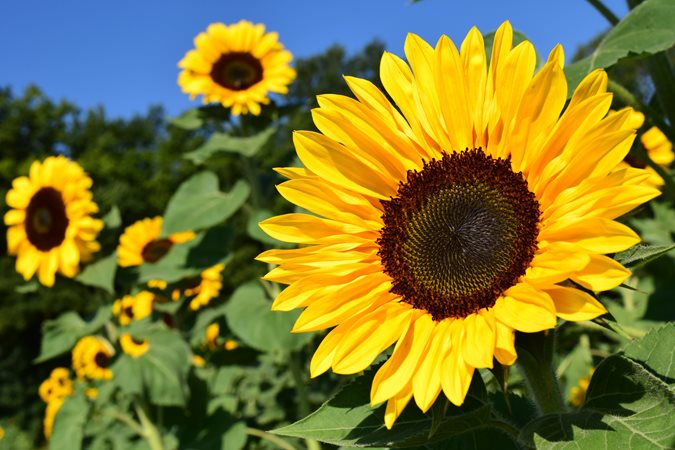
#> input picture 1/SrcImage.jpg, 675 x 450 px
$ python Code.py
#> lines starting #> are read from the running program, lines starting #| are printed output that depends on the picture
#> in load_image, image is the input picture: shape (450, 675, 3); mean B, G, R 47.9, 120.3, 125.6
import cv2
import numpy as np
import matplotlib.pyplot as pyplot

def convert_to_grayscale(image):
    height, width, channels = image.shape
#> height = 450; width = 675; channels = 3

    grayscale_image = np.zeros((height, width), dtype=np.uint8)

    for i in range(height):
        for j in range(width):
            red = image[i, j, 0]
            green = image[i, j, 1]
            blue = image[i, j, 2]
            grayscale_image[i, j] = int(0.299 * red + 0.587 * green + 0.114 * blue)
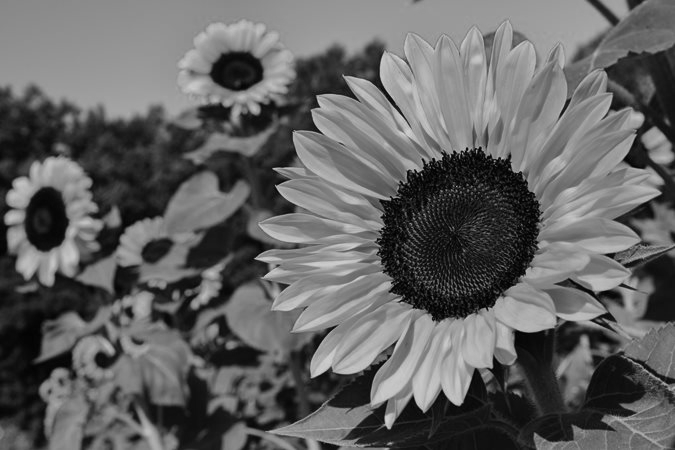
#> grayscale_image: shape (450, 675); min 1, max 214, mean 98.8

    return grayscale_image

def load_image(image_path):
    image = cv2.imread(image_path)
    if image is None:
        print(f"Failed to load image from path: {image_path}")
    return image

# Load the color image
color_image = load_image('SrcImage.jpg')

# Convert the image to grayscale
grayscale_img = convert_to_grayscale(color_image)

# Create subplots
fig, axs = pyplot.subplots(2, 3, figsize=(12, 8))

# Grid (1,1): Unprocessed grayscale image
axs[0, 0].imshow(grayscale_img, cmap='gray')
axs[0, 0].set_title('Unprocessed Grayscale')
cv2.imwrite('OPImage_1,1.jpg', grayscale_img)

# Grid (1,2): Negative image
negative_img = 255 - grayscale_img
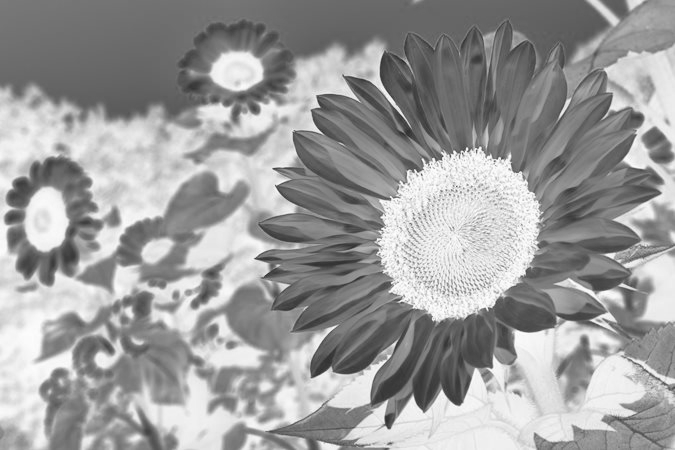
#> negative_img: shape (450, 675); min 41, max 254, mean 156.2
axs[0, 1].imshow(negative_img, cmap='gray')
axs[0, 1].set_title('Negative Image')
cv2.imwrite('OPImage_1,2.jpg', negative_img)

# Grid (1,3): Increased brightness by 20%
bright_img = grayscale_img + 0.2 * grayscale_img
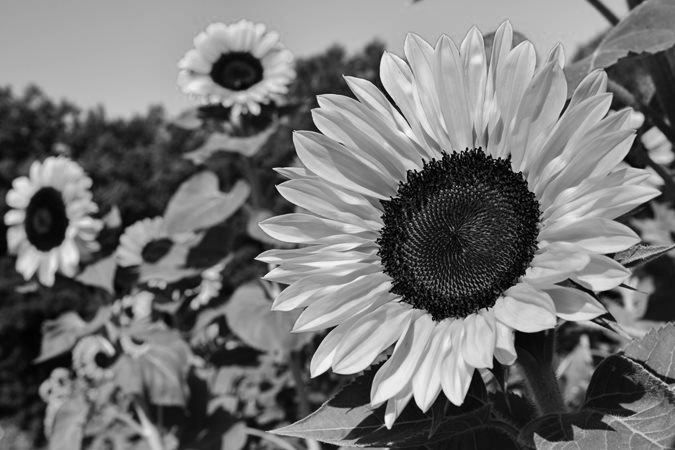
#> bright_img: shape (450, 675) float64; min 1.2, max 256.8, mean 118.5; drawn with min black and max white
bright_img = np.clip(bright_img, 0, 255).astype(np.uint8)
axs[0, 2].imshow(bright_img, cmap='gray')
axs[0, 2].set_title('Increased Brightness')
cv2.imwrite('OPImage_1,3.jpg', bright_img)

# Grid (2,1): Reduced contrast
contrast_img = np.clip(grayscale_img, 125, 175)
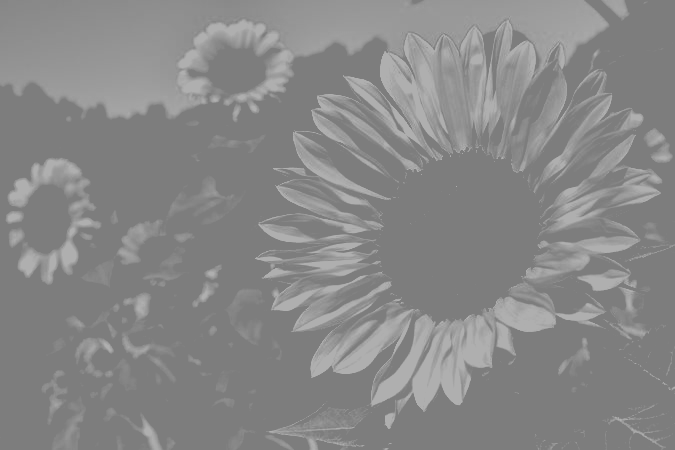
#> contrast_img: shape (450, 675); min 125, max 175, mean 135.9
axs[1, 0].imshow(contrast_img, cmap='gray')
axs[1, 0].set_title('Reduced Contrast')
cv2.imwrite('OPImage_2,1.jpg', contrast_img)

# Grid (2,2): Reduced gray level depth to 4bpp
four_bpp_img = (grayscale_img // 64) * 64
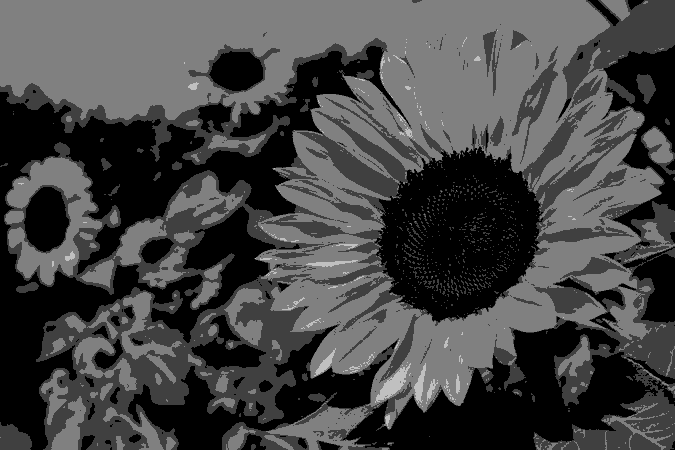
#> four_bpp_img: shape (450, 675); min 0, max 192, mean 69.3
axs[1, 1].imshow(four_bpp_img, cmap='gray')
axs[1, 1].set_title('4-bit Grayscale')
cv2.imwrite('OPImage_2,2.jpg', four_bpp_img)

# Grid (2,3): Vertical mirror image
mirror_img = grayscale_img[:, ::-1]  # Reverse the columns
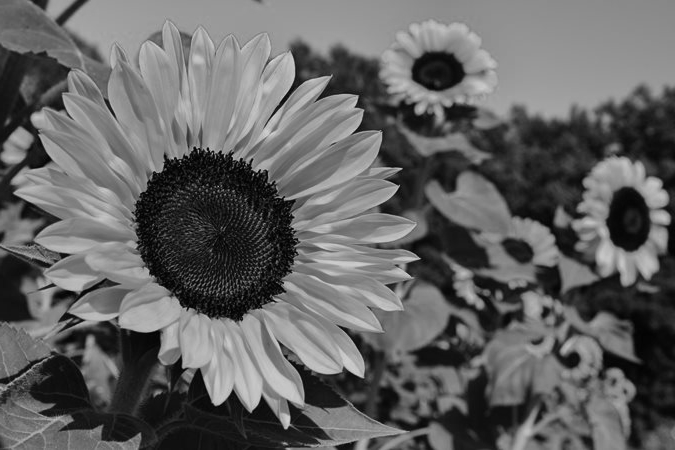
#> mirror_img: shape (450, 675); min 1, max 214, mean 98.8
axs[1, 2].imshow(mirror_img, cmap='gray')
axs[1, 2].set_title('Vertical Mirror')
cv2.imwrite('OPImage_2,3.jpg', mirror_img)

# Save the entire subplot
pyplot.savefig('SubPlot.jpg')

$ run again, with 1/210339J_OPImage_1,2.jpg copied over 1/SrcImage.jpg
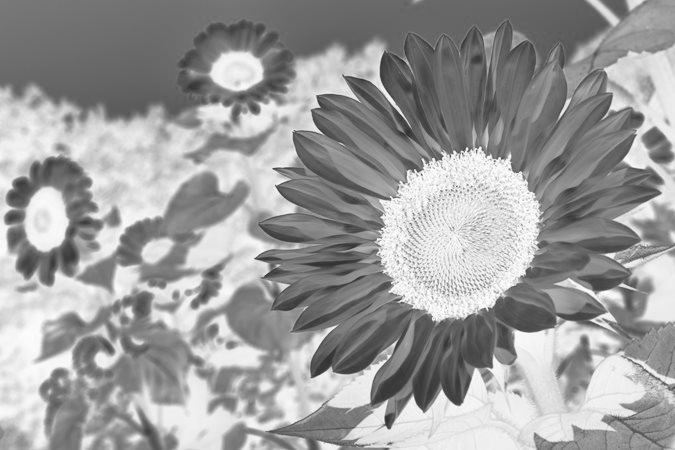
#> input picture 1/210339J_OPImage_1,2.jpg, 675 x 450 px
#> in load_image, image is the input picture: shape (450, 675, 3); min 39, max 255, mean 156.2
#> `four_bpp_img = (grayscale_img // 64) * 64`:
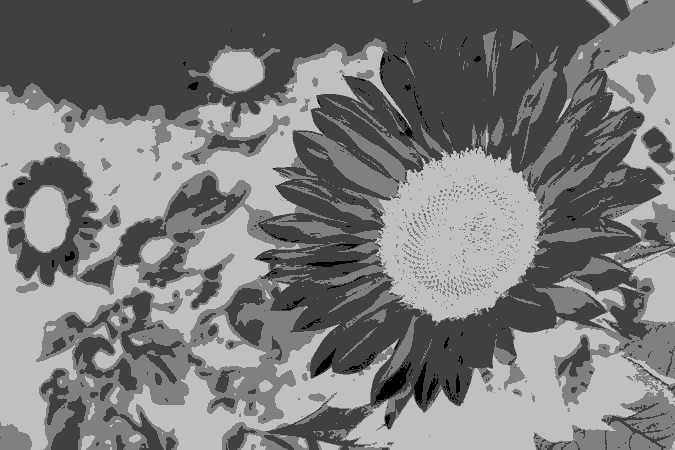
#> four_bpp_img: shape (450, 675); min 0, max 192, mean 122.1
#> `mirror_img = grayscale_img[:, ::-1]`:
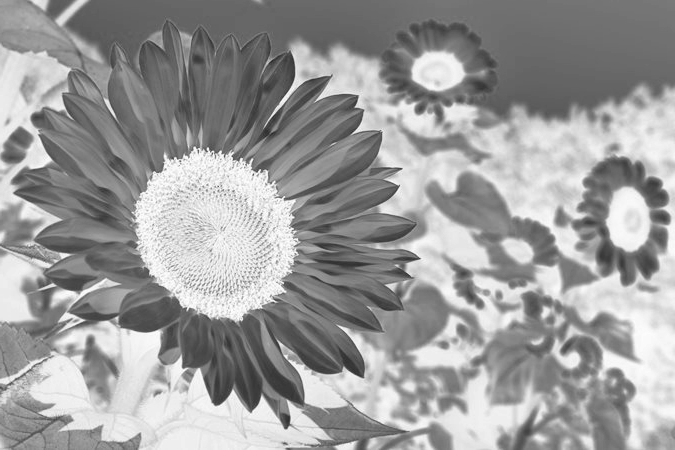
#> mirror_img: shape (450, 675); min 38, max 255, mean 156
